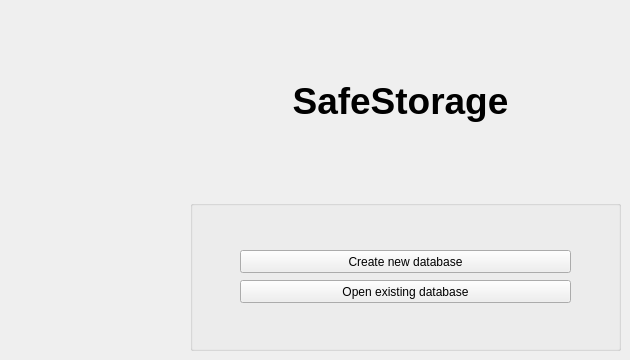
    <widget class="QWidget" name="pageStart">
     <widget class="QGroupBox" name="groupBoxStart">
      <property name="geometry">
       <rect>
        <x>190</x>
        <y>200</y>
        <width>431</width>
        <height>151</height>
       </rect>
      </property>
      <property name="title">
       <string/>
      </property>
      <widget class="QPushButton" name="pushButtonCreateNewDatabase">
       <property name="geometry">
        <rect>
         <x>50</x>
         <y>50</y>
         <width>331</width>
         <height>23</height>
        </rect>
       </property>
       <property name="text">
        <string>Create new database</string>
       </property>
      </widget>
      <widget class="QPushButton" name="pushButtonOpenExistingDatabase">
       <property name="geometry">
        <rect>
         <x>50</x>
         <y>80</y>
         <width>331</width>
         <height>23</height>
        </rect>
       </property>
       <property name="text">
        <string>Open existing database</string>
       </property>
      </widget>
     </widget>
     <widget class="QLabel" name="label">
      <property name="geometry">
       <rect>
        <x>190</x>
        <y>50</y>
        <width>421</width>
        <height>101</height>
       </rect>
      </property>
      <property name="font">
       <font>
        <pointsize>28</pointsize>
        <weight>75</weight>
        <bold>true</bold>
       </font>
      </property>
      <property name="text">
       <string>SafeStorage</string>
      </property>
      <property name="alignment">
       <set>Qt::AlignCenter</set>
      </property>
     </widget>
    </widget>
